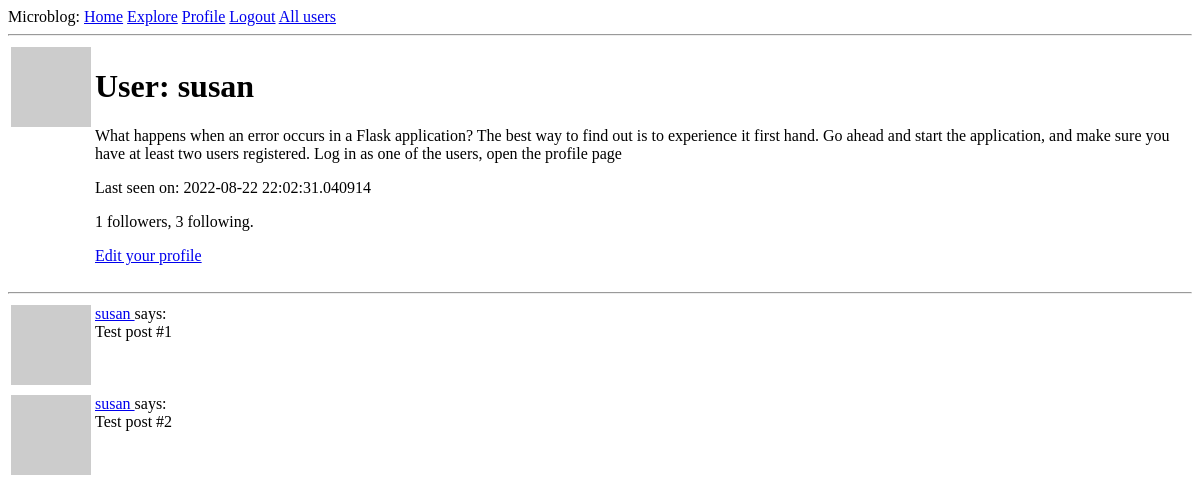
Before: /user/susan (signed in) with the older database file.
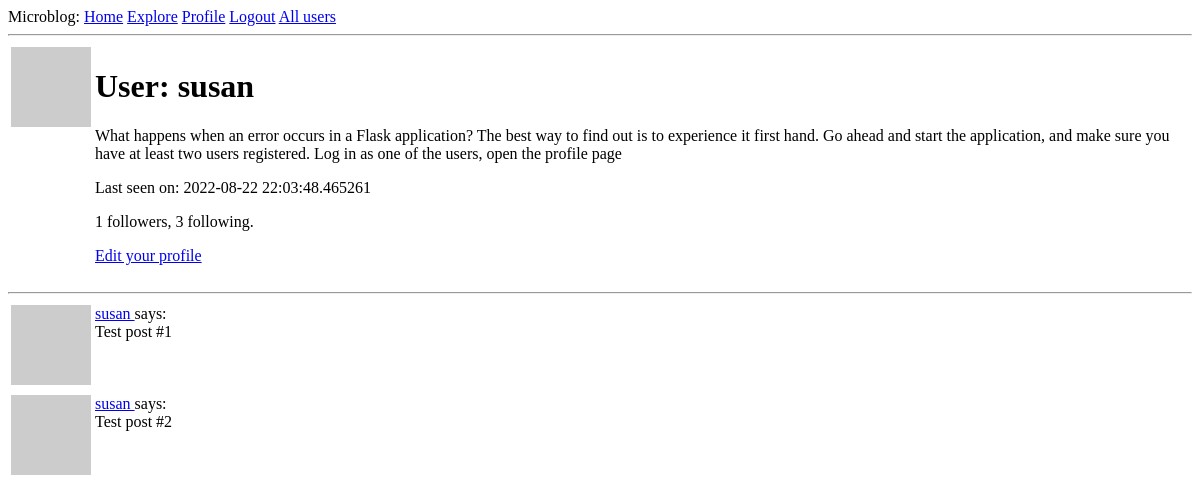
After: the same page with the newer database file.
### app/models.py (models this page shows, shortened)
class User(UserMixin, db.Model):
    id = db.Column(db.Integer, primary_key=True)
    username = db.Column(db.String(64), index=True, unique=True)
    email = db.Column(db.String(120), index=True, unique=True)
    password_hash = db.Column(db.String(128))
    about_me = db.Column(db.String(255))
    last_seen = db.Column(db.DateTime, default=datetime.utcnow)
    posts = db.relationship('Post', backref='author', lazy='dynamic')
    followed = db.relationship(
        'User', secondary=followers,
        primaryjoin=(followers.c.follower_id == id),
        secondaryjoin=(followers.c.followed_id == id),
        backref=db.backref('followers', lazy='dynamic'), lazy='dynamic')
    def avatar(self, size):
        digest = md5(self.email.lower().encode('utf-8')).hexdigest()
        return f'https://www.gravatar.com/avatar/{digest}?d=identicon&s={size}'

### app/routes.py (the view)
@app.route('/user/<username>')
@login_required
def user(username):
    user = User.query.filter_by(username=username).first_or_404()
    posts = [
        {'author': user, 'body': 'Test post #1'},
        {'author': user, 'body': 'Test post #2'}
    ]
    form = EmptyForm()
    return render_template('user.html', user=user, posts=posts, form=form)

### app/models.py (called while the page is built)
@login.user_loader
def load_user(id_db):
    return User.query.get(int(id_db))

### app/routes.py (called while the page is built)
@app.before_request
def before_request():
    if current_user.is_authenticated:
        current_user.last_seen = datetime.utcnow()
        db.session.commit()

### app/templates/user.html (shortened to what this page needs)
{% extends "base.html" %}
{% block content %}
<table>
    <tr valign="top">
        <td><img src="{{ user.avatar(128) }}"></td>
        <td>
            <h1>User: {{ user.username }}</h1>
        {% if user.about_me %}<p>{{ user.about_me }}</p>{% endif %}
        {% if user.last_seen %}<p>Last seen on: {{ user.last_seen }}</p>{% endif %}
        <p>{{ user.followers.count() }} followers, {{ user.followed.count() }} following.</p>
        {% if user == current_user %}
        <p><a href="{{ url_for('edit_profile') }}">Edit your profile</a></p>
        {% endif %}
        </td>
    </tr>
</table>
<hr>
{% for post in posts %}
{% include '_post.html' %}
{% endfor %}
{% endblock %}

### app/templates/_post.html
<table>
    <tr valign="top">
        <td><img src="{{ post.author.avatar(36) }}"></td>
        <td>
            <a href="{{ url_for('user', username=post.author.username) }}">
                {{ post.author.username }}
            </a>
            says:<br>{{ post.body }}
        </td>
    </tr>
</table>

Changed rows visible on the page:
changed User "susan": last_seen "2022-08-22 22:02:31.040914" → "2022-08-22 22:03:48.465261"
